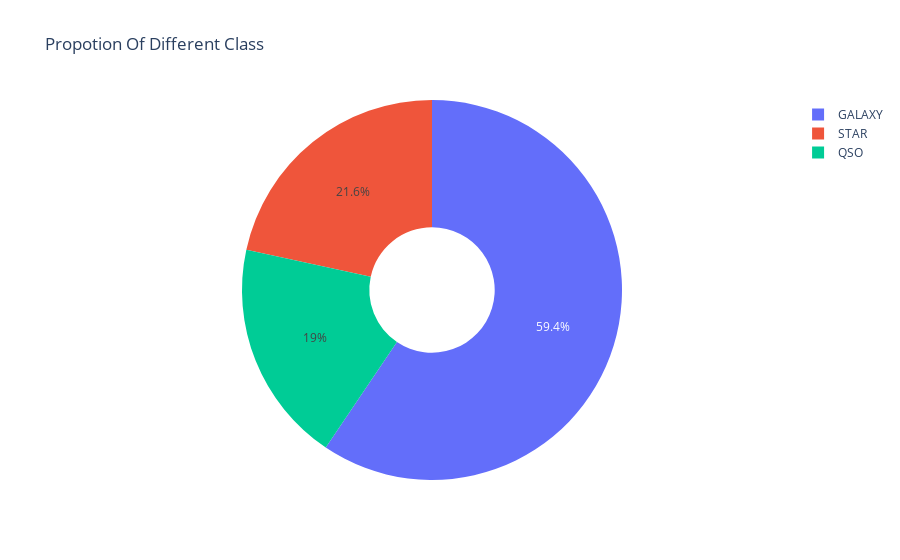

This figure's notebook cell:
### Code cell
ex.pie(df,names='class',title='Propotion Of Different Class',hole=0.33)

### Figure 1 — Plotly figure (JSON) as saved in the notebook; plotly's stock layout.template omitted (floating-point values rounded to 4 significant figures; data arrays with more than 128 entries replaced by an {"elided": "..."} marker saying what was removed)
{"data": [{"domain": {"x": [0, 1], "y": [0, 1]}, "hole": 0.33, "hovertemplate": "class=%{label}<extra></extra>", "labels": {"elided": "100000 str values"}, "legendgroup": "", "name": "", "showlegend": true, "type": "pie"}], "layout": {"legend": {"tracegroupgap": 0}, "title": {"text": "Propotion Of Different Class"}}}
